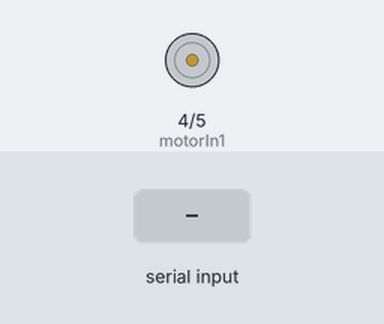
A sketch run on a simulated Arduino Uno, built with avr-gcc and run on an emulated ATmega328P. On the bench: motor-driver pin pairs drawn as motors (green arrow = first pin HIGH = forward, orange = second pin HIGH = backward, longer = more drive, scaled by the enable pin). The inputs (shaded band) are chosen by the test bench.

Above: at 1.2 s.
1.3 s: "F" received over Serial
At 2.4 s:
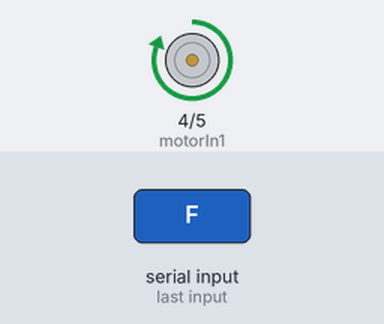
2.8 s: "B" received over Serial
At 3.6 s:
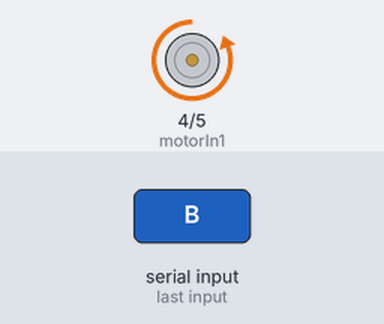
4.3 s: "S" received over Serial
At 4.7 s:
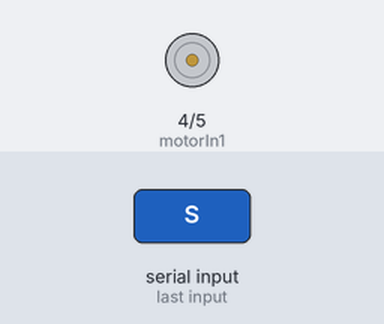
Timing chart, 0 to 7.3 s (numbered marks = the images above; inputs shaded):
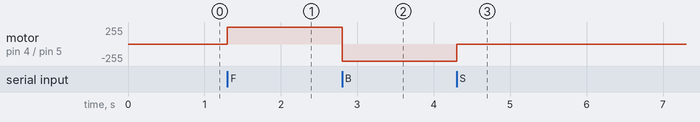

Measured:
- after the input at 1.3 s, motor on pin 4 (motorIn1) / pin 5 (motorIn2): stopped → forward 255/255 at once
- after the input at 2.8 s, motor on pin 4 (motorIn1) / pin 5 (motorIn2): forward 255/255 → backward 255/255 at once
- after the input at 4.3 s, motor on pin 4 (motorIn1) / pin 5 (motorIn2): backward 255/255 → stopped at once

The sketch:

ardiuno_motor.ino
```cpp
int motorIn1 = 4;
int motorIn2 = 5;
int EnableA = 2;
int val;

void setup() {
  // put your setup code here, to run once:
Serial.begin(9600);
pinMode(motorIn1,OUTPUT);
pinMode(motorIn2,OUTPUT);
pinMode(EnableA,OUTPUT);
}

void loop() {
  // put your main code here, to run repeatedly:
val=Serial.read();
if(val=='F')
{
  analogWrite(EnableA,250);
  digitalWrite(motorIn1,HIGH);
  digitalWrite(motorIn2,LOW);


}
if(val=='B')
{
  analogWrite(EnableA,250);
  digitalWrite(motorIn1,LOW);
  digitalWrite(motorIn2,HIGH);

}
if(val=='S'){
analogWrite(EnableA,250);
digitalWrite(motorIn1,LOW);
digitalWrite(motorIn2,LOW);
}

}
```
